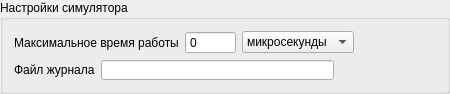
<?xml version="1.0" encoding="UTF-8"?>
<ui version="4.0">
 <class>SimulatorParams</class>
 <widget class="QGroupBox" name="SimulatorParams">
  <property name="geometry">
   <rect>
    <x>0</x>
    <y>0</y>
    <width>450</width>
    <height>90</height>
   </rect>
  </property>
  <property name="windowTitle">
   <string>Simulator Params</string>
  </property>
  <property name="title">
   <string>Настройки симулятора</string>
  </property>
  <layout class="QFormLayout" name="formLayout">
   <property name="fieldGrowthPolicy">
    <enum>QFormLayout::AllNonFixedFieldsGrow</enum>
   </property>
   <item row="2" column="0">
    <widget class="QLabel" name="label_2">
     <property name="text">
      <string>Файл журнала</string>
     </property>
    </widget>
   </item>
   <item row="2" column="1">
    <widget class="QLineEdit" name="logFile">
     <property name="sizePolicy">
      <sizepolicy hsizetype="Fixed" vsizetype="Fixed">
       <horstretch>0</horstretch>
       <verstretch>0</verstretch>
      </sizepolicy>
     </property>
     <property name="minimumSize">
      <size>
       <width>233</width>
       <height>20</height>
      </size>
     </property>
     <property name="maximumSize">
      <size>
       <width>233</width>
       <height>20</height>
      </size>
     </property>
    </widget>
   </item>
   <item row="0" column="0" colspan="2">
    <layout class="QHBoxLayout" name="horizontalLayout_2">
     <item>
      <widget class="QLabel" name="label">
       <property name="text">
        <string>Максимальное время работы</string>
       </property>
      </widget>
     </item>
     <item>
      <widget class="QSpinBox" name="maxTime">
       <property name="sizePolicy">
        <sizepolicy hsizetype="Fixed" vsizetype="Fixed">
         <horstretch>0</horstretch>
         <verstretch>0</verstretch>
        </sizepolicy>
       </property>
       <property name="buttonSymbols">
        <enum>QAbstractSpinBox::NoButtons</enum>
       </property>
       <property name="maximum">
        <number>2000000000</number>
       </property>
      </widget>
     </item>
     <item>
      <widget class="QComboBox" name="cb_timeUnits">
       <item>
        <property name="text">
         <string>микросекунды</string>
        </property>
       </item>
       <item>
        <property name="text">
         <string>миллисекунды</string>
        </property>
       </item>
       <item>
        <property name="text">
         <string>секунды</string>
        </property>
       </item>
       <item>
        <property name="text">
         <string>минуты</string>
        </property>
       </item>
       <item>
        <property name="text">
         <string>часы</string>
        </property>
       </item>
       <item>
        <property name="text">
         <string>сутки</string>
        </property>
       </item>
       <item>
        <property name="text">
         <string>недели</string>
        </property>
       </item>
       <item>
        <property name="text">
         <string>месяцы</string>
        </property>
       </item>
       <item>
        <property name="text">
         <string>годы</string>
        </property>
       </item>
      </widget>
     </item>
     <item>
      <spacer name="horizontalSpacer">
       <property name="orientation">
        <enum>Qt::Horizontal</enum>
       </property>
       <property name="sizeHint" stdset="0">
        <size>
         <width>40</width>
         <height>20</height>
        </size>
       </property>
      </spacer>
     </item>
    </layout>
   </item>
  </layout>
 </widget>
 <resources/>
 <connections/>
</ui>
